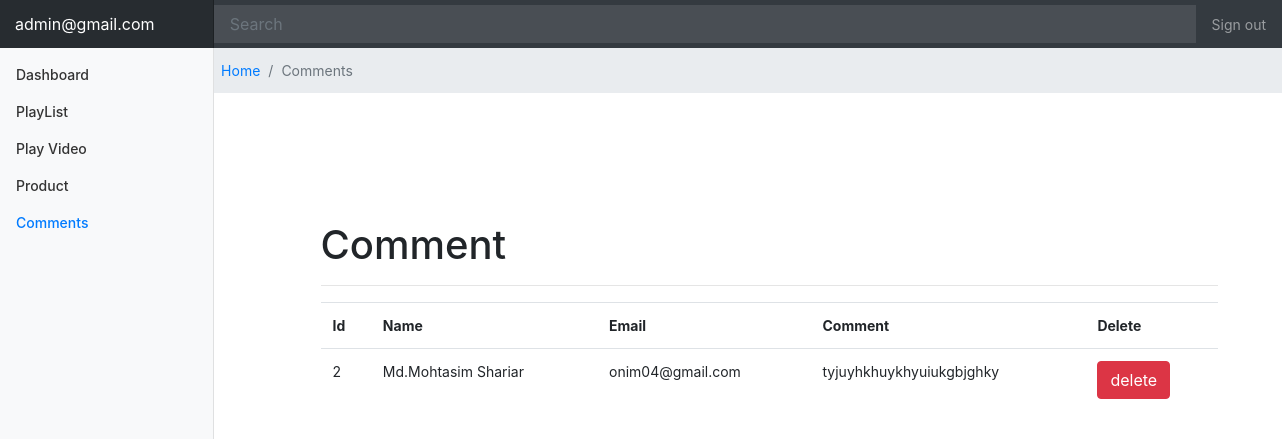
The app's page /comment.php (signed in) with its own data.
### tables this page shows
CREATE TABLE `comment` (
  `id` int(100) NOT NULL,
  `name` varchar(250) NOT NULL,
  `email` varchar(250) NOT NULL,
  `comment` text NOT NULL
);

### comment.php (the view, shortened to what this page needs)
  <?php
 include('include/header.php');
  ?>
  <div style="margin-left:16%;  width: 90%;">
        <ul class="breadcrumb">
          <li class="breadcrumb-item active"><a href="home.php">Home</a></li>
          <li class="breadcrumb-item active">Comments</li>
        </ul>
  </div>
  <div style=" width: 70%; margin-left: 25%; margin-top: 10%">
			<h1>Comment</h1>
			<hr>
      <table class="table">
        <tr>
          <th>Id</th>
            <th>Name</th>
              <th>Email</th>
                <th>Comment</th>
                <th>Delete</th>
        </tr>
  <?php
 include('db/connection.php');
  $query=mysqli_query($conn,"select * from comment ");
 while ($row=mysqli_fetch_array($query)) {
  ?>
		  <tr>
        <td><?php echo $row['id'];?></td>
         <td><?php echo $row['name'];?></td>
          <td><?php echo $row['email'];?></td>
           <td><?php echo $row['comment'];?></td>
           <td><a class="btn btn-danger" href="comment_delete.php?del=<?php echo $row['id'];?>">delete</a></td>
      </tr>
      <?php } ?>
</table>
  </div>

### style/dashboard.css (style rules this page uses)
body { font-size: .875rem; }

### records on screen
comment: id "2", name "Md.Mohtasim Shariar", email "onim04@gmail.com", comment "tyjuyhkhuykhyuiukgbjghky"

### other values on screen
$_SESSION['email'] "admin@gmail.com"
